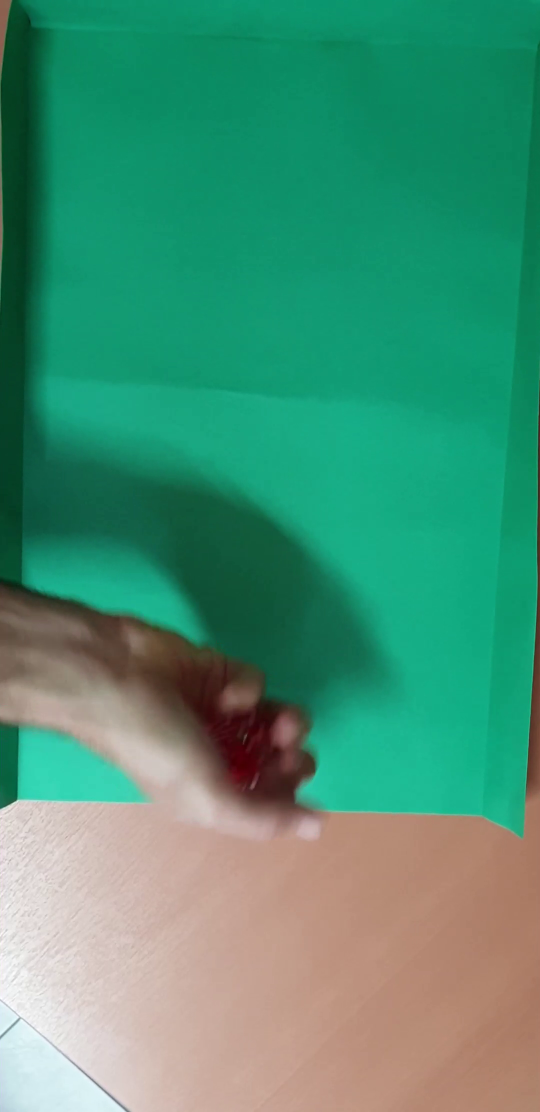
#> input picture frame 14 of tirada_1.mp4, 1080 x 2224 px (shown at 1/2 size)
$ python TP3.py
#> lines starting #> are read from the running program, lines starting #| are printed output that depends on the picture; after the words box and inside, x2 and y2 are one past the last pixel; in counts of white or black regions, pixels touching at a corner belong together; pictures that were not available may be replaced by others from this repository, and a replacement may not be noted
import cv2
import numpy as np
import matplotlib.pyplot as plt


# [14 lines left out: function imshow, not called in this run]


def detectar_roi(video):
    # Leer video
    cap = cv2.VideoCapture(video)
    width = int(cap.get(cv2.CAP_PROP_FRAME_WIDTH))
    height = int(cap.get(cv2.CAP_PROP_FRAME_HEIGHT))

    frame_number = 0
    while (cap.isOpened()):

        ret, frame = cap.read()

        if ret == True:

            frame = cv2.resize(frame, dsize=(int(width/3), int(height/3)))

            # Detectar fondo verde unicamente en el primer frame para obtener las coordenadas del ROI
            if frame_number == 0:
                frame_hsv = cv2.cvtColor(frame,cv2.COLOR_BGR2HSV)
                h, s, v = cv2.split(frame_hsv)

                # Detectar solo el verde
                ix_h = np.logical_and(h > 35, h < 100)
                ix_s = np.logical_and(s > 256 * 0.3, s < 256)
                ix = np.logical_and(ix_h, ix_s)

                mask = (ix.astype(np.uint8)) * 255

                contours, _ = cv2.findContours(mask, cv2.RETR_EXTERNAL, cv2.CHAIN_APPROX_SIMPLE)
                c = max(contours, key=cv2.contourArea)
                x, y, w, h_roi = cv2.boundingRect(c)


            frame_crop = frame[y:y+h_roi, x:x+w]

            #cv2.imshow('Frame', frame_crop)

            frame_number += 1
            if cv2.waitKey(25) & 0xFF == ord('q'): # Espera 25 milisegundos a que se presione una tecla. Si se presiona 'q' se rompe el bucle y se cierra la ventana.
                break
        else:
            break

    cap.release()
    cv2.destroyAllWindows()
    return (x, y, w, h_roi)


def encontrar_frames_quietos(video, roi):
    cap = cv2.VideoCapture(video)
    width = int(cap.get(cv2.CAP_PROP_FRAME_WIDTH))
    height = int(cap.get(cv2.CAP_PROP_FRAME_HEIGHT))

    x, y, w, h = roi
    frame_number = 0
    frame_prev = None
    quietos_count = 0
    UMBRAL_FRAMES = 12
    UMBRAL_MOVIMIENTO = 500
    frames_quietos = []

    while (cap.isOpened()):

        ret, frame = cap.read()

        if ret == True:

            frame = cv2.resize(frame, dsize=(int(width/3), int(height/3)))

            frame_crop = frame[y:y+h, x:x+w] # Recortar el frame a las dimensiones obtenidas con la funcion anterior

            gray = cv2.cvtColor(frame_crop, cv2.COLOR_BGR2GRAY)
            blur = cv2.GaussianBlur(gray, (3,3), 0)

            if frame_prev is not None:
                diff = np.abs(blur.astype(np.int16) - frame_prev.astype(np.int16))

                motion_pixels = np.sum(diff > 25)

                if motion_pixels < UMBRAL_MOVIMIENTO:
                    quietos_count += 1
                else:
                    quietos_count = 0

                if quietos_count >= UMBRAL_FRAMES:
                    print(f"Dados detenidos en el frame: {frame_number}")
                    frames_quietos.append(frame_number)

            frame_prev = blur.copy()


            #cv2.imshow('Frame', frame_crop)

            frame_number += 1
            if cv2.waitKey(25) & 0xFF == ord('q'):
                break
        else:
            break

    cap.release()
    cv2.destroyAllWindows()
    return frames_quietos


# [49 lines left out: function procesar_frame_quieto, not called in this run]


def generar_video_salida(video, roi, frames_quietos):
    cap = cv2.VideoCapture(video)
    width = int(cap.get(cv2.CAP_PROP_FRAME_WIDTH))
    height = int(cap.get(cv2.CAP_PROP_FRAME_HEIGHT))
    fps = cap.get(cv2.CAP_PROP_FPS)

    x, y, w, h = roi

    # Video de salida
    fourcc = cv2.VideoWriter_fourcc(*'mp4v')

    nombre_salida = 'resultado_'+video
    out = cv2.VideoWriter(nombre_salida, fourcc, fps, (w, h))

    frame_number = 0
    ya_impreso = False
    while (cap.isOpened()):

        ret, frame = cap.read()

        if ret == True:

            frame = cv2.resize(frame, dsize=(int(width/3), int(height/3)))

            frame_crop = frame[y:y+h, x:x+w]

            if frame_number in frames_quietos:

                resultados = procesar_frame_quieto(frame_crop)

                for idx, ((x_d, y_d, w_d, h_d), numero) in enumerate(resultados, start=1):

                    etiqueta = f"Dado {idx}: {numero}"

                    cv2.rectangle(frame_crop,(x_d, y_d),(x_d + w_d, y_d + h_d),(0, 255, 0), 1)

                    cv2.putText(frame_crop, etiqueta, (x_d, y_d - 4), cv2.FONT_HERSHEY_SIMPLEX, 0.35, (0, 0, 255), 1)


                if not ya_impreso and len(resultados) > 0:
                    suma = sum(numero for (_, numero) in resultados)

                    for idx, (_, numero) in enumerate(resultados, start=1):
                        print(f"Dado {idx}: {numero}")

                    print(f"Suma total: {suma}")

                    nombre_img = f"imagen_resultado_{video[:8]}.png"
                    cv2.imwrite(nombre_img, frame_crop)
                    print(f"Imagen guardada: {nombre_img}")

                    ya_impreso = True

            cv2.imshow('Resultado', frame_crop)

            out.write(frame_crop)
            frame_number += 1

            if cv2.waitKey(25) & 0xFF == ord('q'):
                break
        else:
            break

    cap.release()
    cv2.destroyAllWindows()


nombres_videos = []
for i in range(1,5):
    nombres_videos.append(f'tirada_{i}.mp4')


for video in nombres_videos:
    print(f'Procesando {video}...')
    roi = detectar_roi(video)
#> in detectar_roi, frame is the input picture: shape (2224, 1080, 3); mean B, G, R 116.6, 145.4, 73.4
#> in detectar_roi, `frame_hsv = cv2.cvtColor(frame,cv2.COLOR_BGR2HSV)`: frame_hsv: shape (741, 360, 3); mean H, S, V 58.6, 170, 155.6
#> in detectar_roi, `h, s, v = cv2.split(frame_hsv)`:
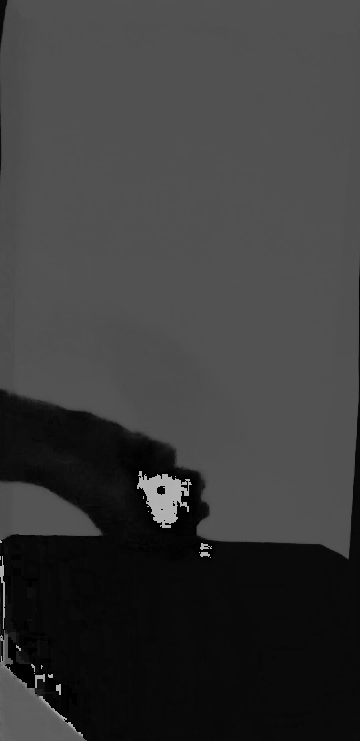
#> h: shape (741, 360); min 0, max 179, mean 58.6
#> in detectar_roi, `h, s, v = cv2.split(frame_hsv)`:
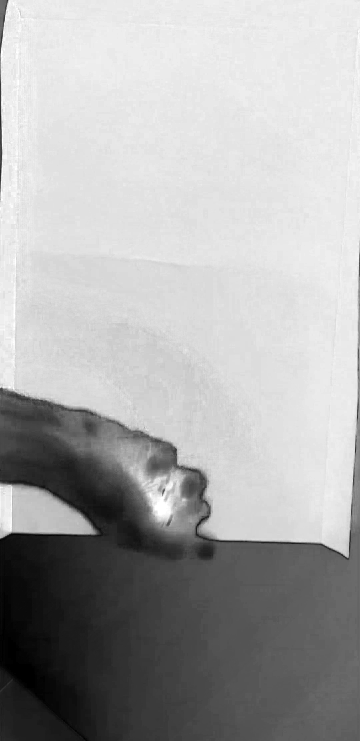
#> s: shape (741, 360); min 0, max 255, mean 170
#> in detectar_roi, `h, s, v = cv2.split(frame_hsv)`:
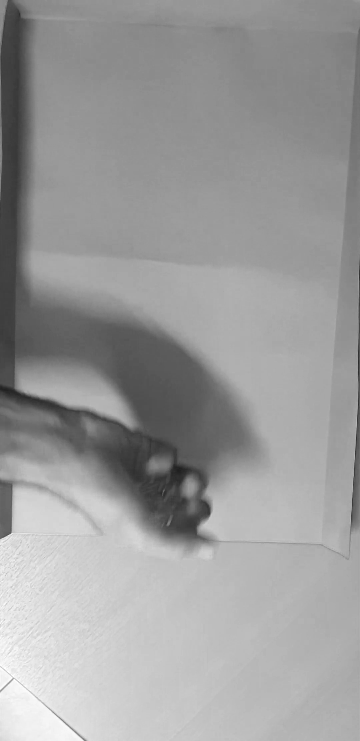
#> v: shape (741, 360); min 31, max 255, mean 155.6
#> in detectar_roi, `ix_h = np.logical_and(h > 35, h < 100)`:
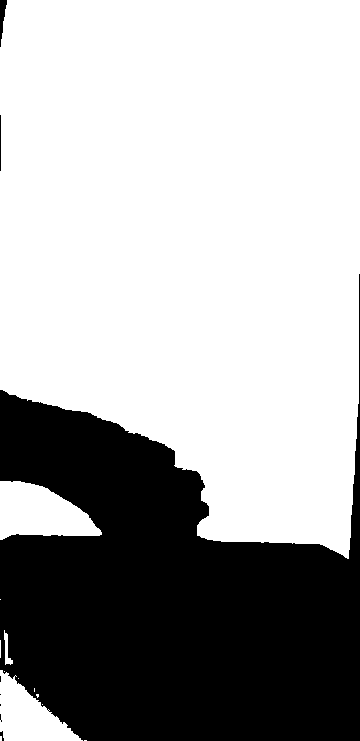
#> ix_h: shape (741, 360) bool; 66.6% white; 8 black regions (4 under 20 px), largest, box (x1, y1, x2, y2) and area: (0, 274, 360, 741) 88725, (0, 0, 7, 47) 171, (0, 115, 1, 171) 56, (0, 731, 4, 741) 21
#> in detectar_roi, `ix_s = np.logical_and(s > 256 * 0.3, s < 256)`: ix_s: shape (741, 360) bool; 80.4% white; 43 black regions (34 under 20 px), largest, box (x1, y1, x2, y2) and area: (0, 399, 349, 741) 51651, (186, 469, 208, 505) 137, (7, 393, 31, 403) 90
#> in detectar_roi, `ix = np.logical_and(ix_h, ix_s)`:
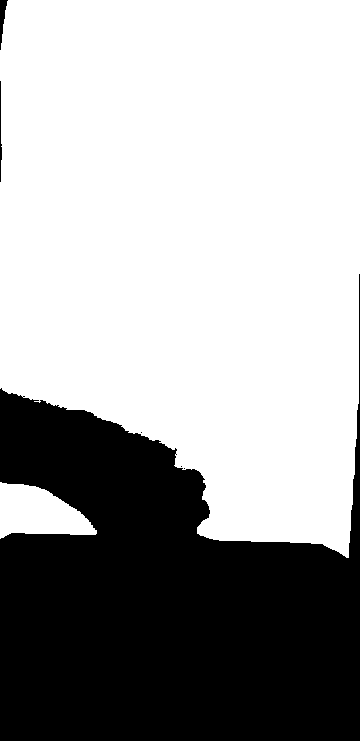
#> ix: shape (741, 360) bool; 65.1% white; 6 black regions (3 under 20 px), largest, box (x1, y1, x2, y2) and area: (0, 274, 360, 741) 92800, (0, 0, 8, 50) 187, (0, 81, 2, 182) 116
#> in detectar_roi, `mask = (ix.astype(np.uint8)) * 255`: mask: shape (741, 360); 65.1% white; 6 black regions (3 under 20 px)
#> in detectar_roi, `contours, _ = cv2.findContours(mask, cv2.RETR_EXTERNAL, cv2.CHAIN_APPR..`: contours = 2 contours; box (x1, y1, x2, y2) and area: (0, 0, 360, 558) 169144, (0, 482, 97, 539) 3498
#> in detectar_roi, `c = max(contours, key=cv2.contourArea)`: c = contour of 284 points, box (x1, y1, x2, y2) (0, 0, 360, 558), area 169144
#> in detectar_roi, `x, y, w, h_roi = cv2.boundingRect(c)`: x = 0; w = 360; h_roi = 558
#> in detectar_roi, `frame_crop = frame[y:y+h_roi, x:x+w]`:
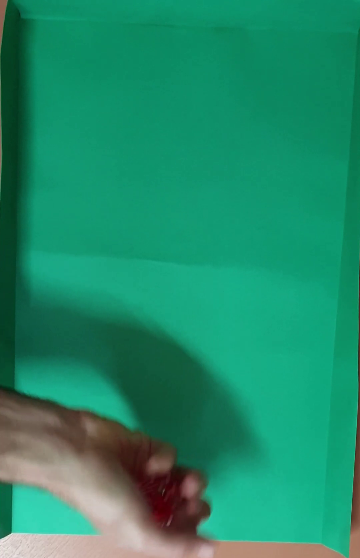
#> frame_crop: shape (558, 360, 3); mean B, G, R 104.7, 138.5, 32.9
#> (key q is pressed here)
#> roi = (0, 0, 360, 558)
    frames_quietos = encontrar_frames_quietos(video, roi)
#> in encontrar_frames_quietos, `x, y, w, h = roi`: x = 0; w = 360; h = 558
#> in encontrar_frames_quietos, `gray = cv2.cvtColor(frame_crop, cv2.COLOR_BGR2GRAY)`:
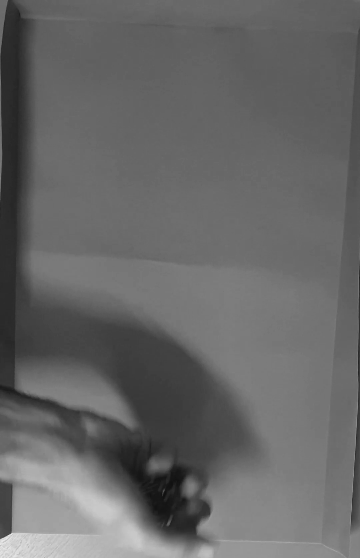
#> gray: shape (558, 360); min 16, max 233, mean 103
#> (key q is pressed here)
#> frames_quietos = []
    generar_video_salida(video, roi, frames_quietos)
#> in generar_video_salida, `x, y, w, h = roi`: x = 0; w = 360; h = 558
#> (key q is pressed here)
    print('\n')

$ run again, starting later in the video
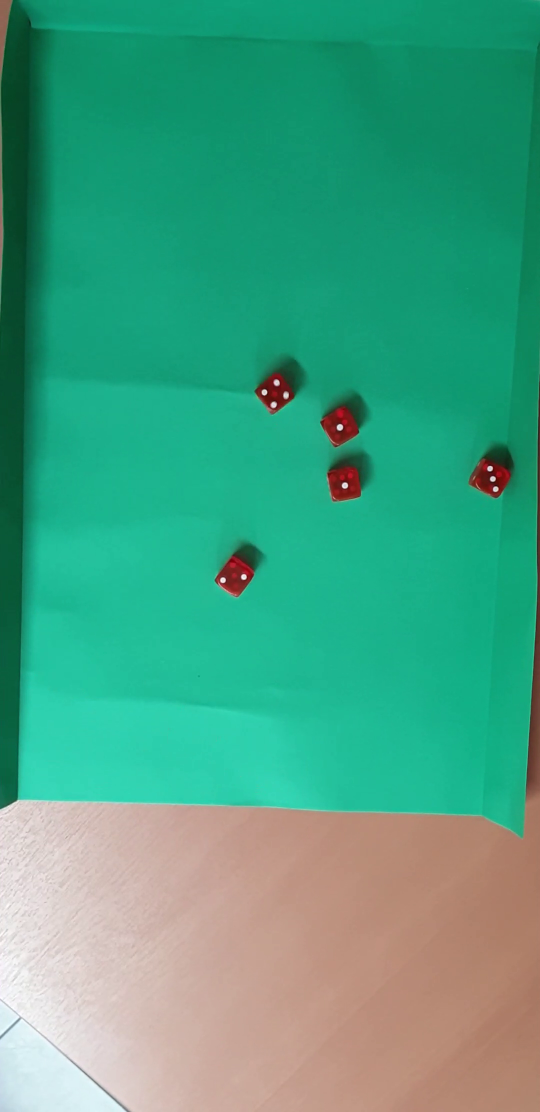
#> input picture frame 65 of tirada_1.mp4, 1080 x 2224 px (shown at 1/2 size)
#> in detectar_roi, frame is the input picture: shape (2224, 1080, 3); mean B, G, R 130.6, 161, 71.8
#> frame: shape (741, 360, 3)
#> frame_hsv: shape (741, 360, 3); mean H, S, V 63.1, 176, 170.7
#> in detectar_roi, `ix_h = np.logical_and(h > 35, h < 100)`:
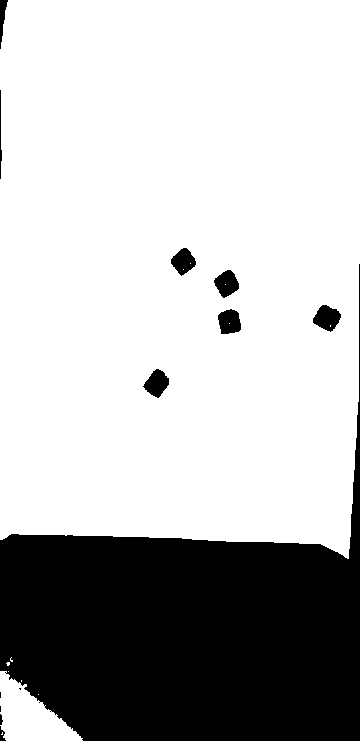
#> ix_h: shape (741, 360) bool; 72.7% white; 13 black regions (3 under 20 px), largest, box (x1, y1, x2, y2) and area: (0, 264, 360, 741) 70160, (313, 305, 341, 332) 495, (143, 369, 169, 398) 461
#> ix_s: shape (741, 360) bool; 84% white; 107 black regions (103 under 20 px), largest, box (x1, y1, x2, y2) and area: (0, 533, 349, 741) 42168, (0, 75, 2, 185) 140, (143, 384, 160, 398) 25, (349, 533, 351, 556) 24
#> ix: shape (741, 360) bool; 71.3% white; 9 black regions (1 under 20 px), largest, box (x1, y1, x2, y2) and area: (0, 253, 360, 741) 73709, (313, 305, 341, 332) 515, (143, 368, 169, 398) 489
#> mask: shape (741, 360); 71.3% white; 9 black regions (1 under 20 px)
#> contours = 1 contour; box (x1, y1, x2, y2) and area: (0, 0, 360, 558) 191789
#> c = contour of 129 points, box (x1, y1, x2, y2) (0, 0, 360, 558), area 191789
#> in detectar_roi, `x, y, w, h_roi = cv2.boundingRect(c)`: x = 0; w = 360; h_roi = 558
#> roi = (0, 0, 360, 558)
#> in encontrar_frames_quietos, `x, y, w, h = roi`: x = 0; w = 360; h = 558
#> in encontrar_frames_quietos, `gray = cv2.cvtColor(frame_crop, cv2.COLOR_BGR2GRAY)`:
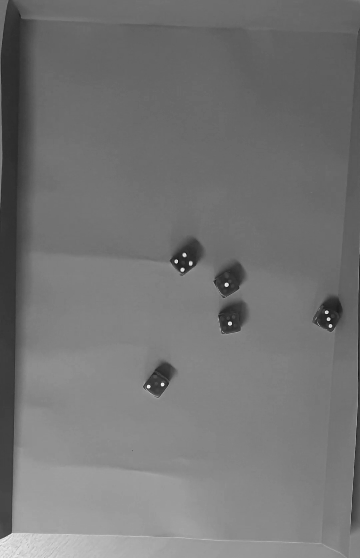
#> gray: shape (558, 360); min 14, max 249, mean 116.4
#> frames_quietos = []
#> in generar_video_salida, `x, y, w, h = roi`: x = 0; w = 360; h = 558
